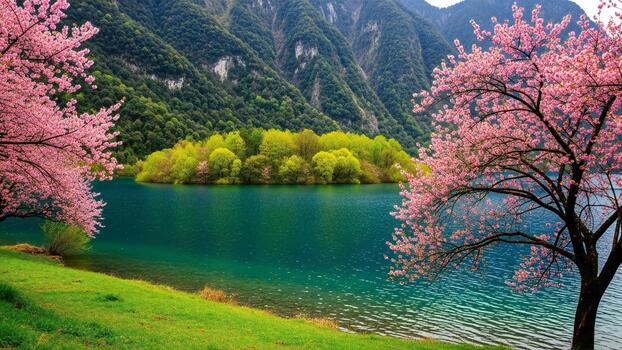
#> input picture Discrete Wavelet Transform/Input_images/original.jpg, 622 x 350 px; its folder holds only this picture in this run
$ python DWT.py --input Input_images/original.jpg
#> lines starting #> are read from the running program, lines starting #| are printed output that depends on the picture
"""Manual 2D Haar DWT/IDWT implementation for digital image processing."""

from __future__ import annotations

import argparse
from pathlib import Path

import matplotlib
import numpy as np
from PIL import Image

matplotlib.use("Agg")
import matplotlib.pyplot as plt


IMAGE_EXTENSIONS = {".png", ".jpg", ".jpeg", ".bmp", ".tiff", ".webp"}


def rgb_to_grey(image: np.ndarray) -> np.ndarray:
    """Return a uint8 greyscale image using standard luminance weights."""
    if image.ndim == 2:
        return image.astype(np.uint8)
    return (0.299 * image[..., 0] + 0.587 * image[..., 1] + 0.114 * image[..., 2]).astype(np.uint8)


def pad_to_even(image: np.ndarray) -> tuple[np.ndarray, tuple[int, int]]:
    """Edge-pad odd image dimensions and retain the original shape."""
    shape = image.shape
    return np.pad(image, ((0, shape[0] % 2), (0, shape[1] % 2)), mode="edge"), shape


def dwt2d_haar(image: np.ndarray) -> tuple[np.ndarray, np.ndarray, np.ndarray, np.ndarray, tuple[int, int]]:
    """Perform one orthonormal 2D Haar decomposition: LL, LH, HL, HH."""
    image, original_shape = pad_to_even(image.astype(np.float64))
    scale = np.sqrt(2.0)
    low_rows = (image[:, 0::2] + image[:, 1::2]) / scale
    high_rows = (image[:, 0::2] - image[:, 1::2]) / scale
    ll = (low_rows[0::2] + low_rows[1::2]) / scale
    lh = (low_rows[0::2] - low_rows[1::2]) / scale
    hl = (high_rows[0::2] + high_rows[1::2]) / scale
    hh = (high_rows[0::2] - high_rows[1::2]) / scale
    return ll, lh, hl, hh, original_shape


def idwt2d_haar(
    ll: np.ndarray, lh: np.ndarray, hl: np.ndarray, hh: np.ndarray, original_shape: tuple[int, int] | None = None
) -> np.ndarray:
    """Reconstruct an image from one orthonormal 2D Haar decomposition."""
    scale = np.sqrt(2.0)
    low_rows = np.empty((ll.shape[0] * 2, ll.shape[1]), dtype=float)
    high_rows = np.empty_like(low_rows)
    low_rows[0::2], low_rows[1::2] = (ll + lh) / scale, (ll - lh) / scale
    high_rows[0::2], high_rows[1::2] = (hl + hh) / scale, (hl - hh) / scale
    image = np.empty((low_rows.shape[0], low_rows.shape[1] * 2), dtype=float)
    image[:, 0::2], image[:, 1::2] = (low_rows + high_rows) / scale, (low_rows - high_rows) / scale
    return image if original_shape is None else image[: original_shape[0], : original_shape[1]]


def normalize_approximation(subband: np.ndarray) -> np.ndarray:
    return np.clip(subband / 2, 0, 255).astype(np.uint8)


def normalize_detail(subband: np.ndarray) -> np.ndarray:
    magnitude = np.abs(subband)
    maximum = magnitude.max()
    return np.zeros_like(magnitude, dtype=np.uint8) if maximum == 0 else (magnitude / maximum * 255).astype(np.uint8)


def mosaic(ll: np.ndarray, lh: np.ndarray, hl: np.ndarray, hh: np.ndarray, border: int = 2) -> np.ndarray:
    """Create the conventional LL/HL/LH/HH DWT mosaic."""
    left = np.vstack((normalize_approximation(ll), np.full((border, ll.shape[1]), 128, np.uint8), normalize_detail(lh)))
    right = np.vstack((normalize_detail(hl), np.full((border, hl.shape[1]), 128, np.uint8), normalize_detail(hh)))
    return np.hstack((left, np.full((left.shape[0], border), 128, np.uint8), right))


def level_two_mosaic(image: np.ndarray) -> tuple[np.ndarray, dict[str, tuple[np.ndarray, ...]]]:
    """Decompose LL once more and place its mosaic in the first-level LL area."""
    ll1, lh1, hl1, hh1, shape1 = dwt2d_haar(image)
    ll2, lh2, hl2, hh2, shape2 = dwt2d_haar(ll1)
    nested = mosaic(ll2, lh2, hl2, hh2)
    target = hl1.shape
    nested = np.pad(nested, ((0, max(0, target[0] - nested.shape[0])), (0, max(0, target[1] - nested.shape[1]))), mode="edge")
    nested = nested[: target[0], : target[1]]
    left = np.vstack((nested, np.full((2, target[1]), 128, np.uint8), normalize_detail(lh1)))
    right = np.vstack((normalize_detail(hl1), np.full((2, target[1]), 128, np.uint8), normalize_detail(hh1)))
    grid = np.hstack((left, np.full((left.shape[0], 2), 128, np.uint8), right))
    return grid, {"level1": (ll1, lh1, hl1, hh1, shape1), "level2": (ll2, lh2, hl2, hh2, shape2)}


def comparison_figure(original: np.ndarray, level1: np.ndarray, level2: np.ndarray, reconstructed: np.ndarray, mse: float) -> Image.Image:
    fig, axes = plt.subplots(2, 2, figsize=(11, 10))
    panels = ((original, "Original (greyscale)"), (level1, "1-level DWT"), (level2, "2-level DWT"), (reconstructed, f"IDWT reconstruction\nMSE: {mse:.2e}"))
    for axis, (data, title) in zip(axes.flat, panels):
        axis.imshow(data, cmap="gray", vmin=0, vmax=255)
        axis.set_title(title)
        axis.axis("off")
    fig.suptitle("2D Haar Discrete Wavelet Transform", fontsize=16, fontweight="bold")
    fig.tight_layout()
    fig.canvas.draw()
    image = Image.fromarray(np.asarray(fig.canvas.buffer_rgba())[..., :3])
    plt.close(fig)
    return image


def find_input(path: Path | None, project_dir: Path) -> Path:
    if path:
        if not path.is_file():
            raise FileNotFoundError(f"Input image not found: {path}")
        return path
    candidates = [item for directory in (project_dir / "Input_images", project_dir / "Input") if directory.is_dir() for item in directory.iterdir() if item.suffix.lower() in IMAGE_EXTENSIONS]
    if not candidates:
        raise FileNotFoundError("Add an image to Input_images/ or supply one with --input.")
    return next((item for item in candidates if "scenar" in item.name.lower() or "tree" in item.name.lower()), candidates[0])


def process(input_path: Path, output_dir: Path) -> tuple[float, float]:
    output_dir.mkdir(parents=True, exist_ok=True)
    grey = rgb_to_grey(np.asarray(Image.open(input_path).convert("RGB")))
    ll, lh, hl, hh, shape = dwt2d_haar(grey)
    reconstructed = idwt2d_haar(ll, lh, hl, hh, shape)
    mse = float(np.mean((grey - reconstructed) ** 2))
    maximum_error = float(np.max(np.abs(grey - reconstructed)))
    assert mse < 1e-10, "Haar DWT/IDWT reconstruction failed."
    reconstructed_uint8 = np.clip(np.rint(reconstructed), 0, 255).astype(np.uint8)
    level1 = mosaic(ll, lh, hl, hh)
    level2, _ = level_two_mosaic(grey)
    images = {
        "dwt_original_grey.png": Image.fromarray(grey),
        "dwt_LL_approximation.png": Image.fromarray(normalize_approximation(ll)),
        "dwt_LH_horizontal.png": Image.fromarray(normalize_detail(lh)),
        "dwt_HL_vertical.png": Image.fromarray(normalize_detail(hl)),
        "dwt_HH_diagonal.png": Image.fromarray(normalize_detail(hh)),
        "dwt_subbands_1level.png": Image.fromarray(level1),
        "dwt_subbands_2level.png": Image.fromarray(level2),
        "dwt_reconstructed.png": Image.fromarray(reconstructed_uint8),
        "dwt_comparison_overview.png": comparison_figure(grey, level1, level2, reconstructed_uint8, mse),
    }
    for name, image in images.items():
        image.save(output_dir / name)
    return mse, maximum_error


def main() -> None:
    parser = argparse.ArgumentParser(description="Manual 2D Haar DWT and IDWT.")
    parser.add_argument("--input", type=Path, help="Path to an input image.")
    parser.add_argument("--output", type=Path, help="Directory for generated PNG files.")
    args = parser.parse_args()
    project_dir = Path(__file__).resolve().parent
    input_path = find_input(args.input, project_dir)
    output_dir = args.output or project_dir / "Output"
    mse, maximum_error = process(input_path, output_dir)
#> in dwt2d_haar, `image, original_shape = pad_to_even(image.astype(np.float64))`: original_shape = (350, 622)
#> in process, `mse = float(np.mean((grey - reconstructed) ** 2))`: mse = 1.02e-27
#> in process, `maximum_error = float(np.max(np.abs(grey - reconstructed)))`: maximum_error = 1.42e-13
#> in normalize_detail, `maximum = magnitude.max()`: maximum = 144.5
#> in level_two_mosaic, `ll1, lh1, hl1, hh1, shape1 = dwt2d_haar(image)`: shape1 = (350, 622)
#> in dwt2d_haar (call 3), `image, original_shape = pad_to_even(image.astype(np.float64))`:
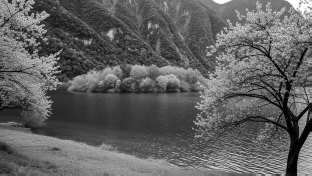
#> image: shape (176, 312) float64; min 0, max 507, mean 193.3; drawn with min black and max white
#> in dwt2d_haar (call 3), `image, original_shape = pad_to_even(image.astype(np.float64))`: original_shape = (175, 311)
#> in dwt2d_haar (call 3), `hh = (high_rows[0::2] - high_rows[1::2]) / scale`:
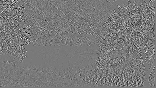
#> hh: shape (88, 156) float64; min -146, max 160.2, mean 0.3; drawn with min black and max white
#> in normalize_detail (call 6), `magnitude = np.abs(subband)`:
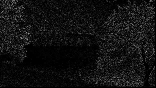
#> magnitude: shape (88, 156) float64; min 0, max 160.2, mean 17.8
#> in normalize_detail (call 6), `maximum = magnitude.max()`: maximum = 160.2
#> in level_two_mosaic, `nested = nested[: target[0], : target[1]]`:
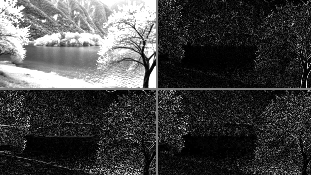
#> nested: shape (175, 311); min 0, max 255, mean 67.7
#> in level_two_mosaic, `left = np.vstack((nested, np.full((2, target[1]), 128, np.uint8), norm..`:
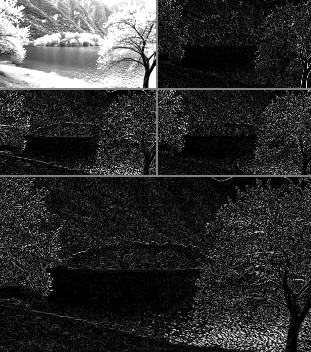
#> left: shape (352, 311); min 0, max 255, mean 48.4
#> in level_two_mosaic, `grid = np.hstack((left, np.full((left.shape[0], 2), 128, np.uint8), ri..`:
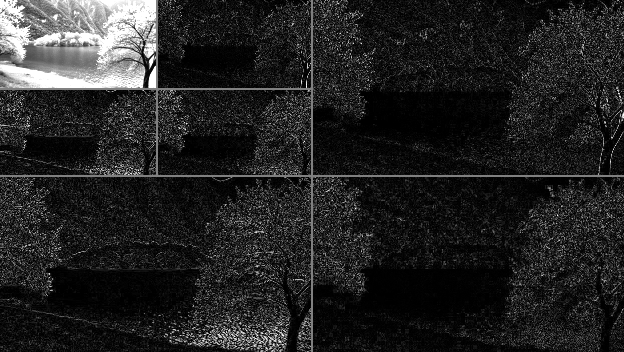
#> grid: shape (352, 624); min 0, max 255, mean 35.1
#> the loop in comparison_figure, `for axis, (data, title) in zip(axes.flat, panels):` made 4 passes
#> title on passes 1 to 3: 'Original (greyscale)', '1-level DWT', '2-level DWT'
#> in comparison_figure, `image = Image.fromarray(np.asarray(fig.canvas.buffer_rgba())[..., :3])`:
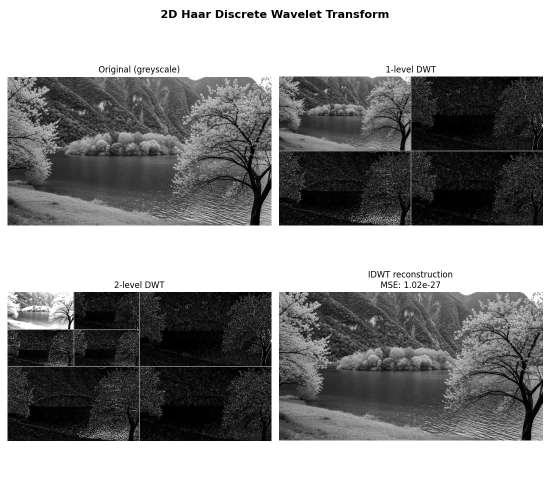
#> image: PIL image 1100x1000 RGB (shown at 1/2 size); min 0, max 255, mean 146.5
#> the loop in process, `for name, image in images.items():` made 9 passes
#> mse = 1.02e-27; maximum_error = 1.42e-13
    print(f"Input: {input_path}")
    print(f"Perfect reconstruction verified. MSE: {mse:.4e}; max difference: {maximum_error:.4e}")
#| Perfect reconstruction verified. MSE: 1.0170e-27; max difference: 1.4211e-13
    print(f"Saved results to: {output_dir}")


if __name__ == "__main__":
    main()
